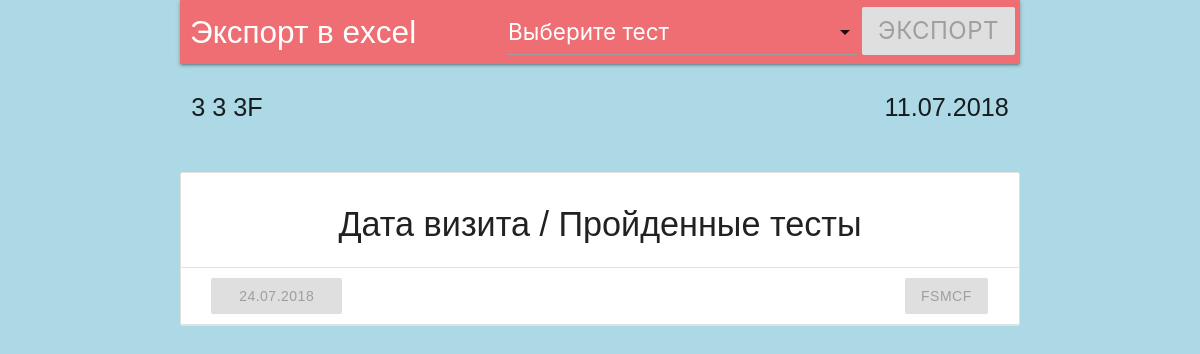
The page /patient/3 on the database as committed earlier.
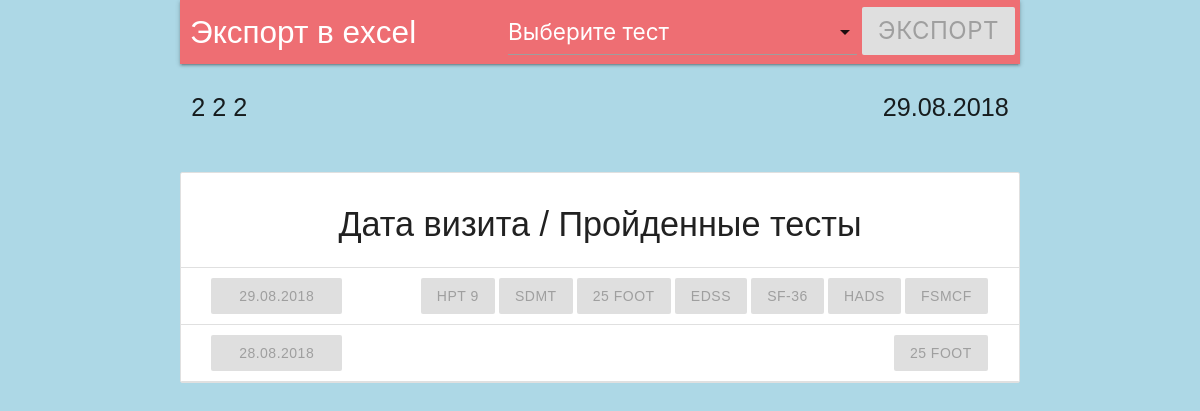
The same page on the database as committed later.
### models.py (models this page shows, shortened)
class Person(db.Model):
    __tablename__ = 'person'
    id = db.Column(db.Integer, primary_key=True)
    fname = db.Column(db.String(30), nullable=False)
    sname = db.Column(db.String(30), nullable=False)
    lname = db.Column(db.String(30), nullable=False)
    type = db.Column(db.String(50))
    __mapper_args__ = {
        'polymorphic_on' : type,
        'polymorphic_identity' : 'person'
    }

class Patient(Person):
    id = db.Column(db.Integer, db.ForeignKey('person.id'), primary_key=True)
    birth_date = db.Column(db.DateTime,default=None, nullable=False)
    sex = db.Column(db.Boolean, nullable=False)
    __mapper_args__ = {
        'polymorphic_identity':'patient'
    }

class Visit(db.Model):
    __tablename__ = 'visit'
    id = db.Column(db.Integer, primary_key=True)
    patient_id = db.Column(db.Integer, db.ForeignKey('patient.id'))
    doctor_id = db.Column(db.Integer, db.ForeignKey('patient.id'))
    visit_date = db.Column(db.DateTime, nullable=False, default=datetime.utcnow)

class BasicTest(db.Model):
    __tablename__ = 'basic_test'
    id = db.Column(db.Integer, primary_key=True)
    visit_id = db.Column(db.Integer, db.ForeignKey('visit.id'), nullable=False)
    screenshot_path = db.Column(db.String(), unique=True, nullable=False)
    type = db.Column(db.String(50))
    __mapper_args__ = {
        'polymorphic_identity' : 'basic_test',
        'polymorphic_on' : type
    }
    def __repr__(self):
        return 'Id: {0}, screen: {1}, type: {2}, visit_Id: {3}'.format(self.id, self.screenshot_path, self.type, self.visit_id)

class FSMC(BasicTest):
    __tablename__ = 'Fatigue Scale for Motor and Cognitive Functions (FSMCF)'
    id = db.Column(db.Integer, db.ForeignKey('basic_test.id'), primary_key=True)
    kog = db.Column(db.Integer)
    mot = db.Column(db.Integer)
    total = db.Column(db.Integer)
    __mapper_args__ = {
        'polymorphic_identity':'Fatigue Scale for Motor and Cognitive Functions (FSMCF)',
    }

class BasicTest(db.Model):
    __tablename__ = 'basic_test'
    id = db.Column(db.Integer, primary_key=True)
    visit_id = db.Column(db.Integer, db.ForeignKey('visit.id'), nullable=False)
    screenshot_path = db.Column(db.String(), unique=True, nullable=False)
    type = db.Column(db.String(50))
    __mapper_args__ = {
        'polymorphic_identity' : 'basic_test',
        'polymorphic_on' : type
    }
    def __repr__(self):
        return 'Id: {0}, screen: {1}, type: {2}, visit_Id: {3}'.format(self.id, self.screenshot_path, self.type, self.visit_id)

class HPT9(BasicTest):
    __tablename__ = 'HPT 9'
    id = db.Column(db.Integer, db.ForeignKey('basic_test.id'), primary_key=True)
    main_hand = db.Column(db.String(10))
    attempt_main_hand_1 = db.Column(db.Float)
    attempt_main_hand_2 = db.Column(db.Float)
    note_main = db.Column(db.Text)
    attempt_sec_hand_1 = db.Column(db.Float)
    attempt_sec_hand_2 = db.Column(db.Float)
    note_sec = db.Column(db.Text)
    __mapper_args__ = {
        'polymorphic_identity':'HPT 9',
    }

class MemoryTest(BasicTest):
    __tablename__ = 'Symbol Digit Modalities Test  (SDMT)'
    id = db.Column(db.Integer, db.ForeignKey('basic_test.id'), primary_key=True)
    memtest_all = db.Column(db.Float)
    memtest_correct = db.Column(db.Float)
    memtest_wrong = db.Column(db.Float)
    __mapper_args__ = {
        'polymorphic_identity':'Symbol Digit Modalities Test  (SDMT)',
    }

class Foot25(BasicTest):
    __tablename__ = '25 Foot'
    id = db.Column(db.Integer, db.ForeignKey('basic_test.id'), primary_key=True)
    foot25_try1 = db.Column(db.Float)
    foot25_try2 = db.Column(db.Float)
    foot25_tools = db.Column(db.String)
    foot25_addition = db.Column(db.Text)
    __mapper_args__ = {
        'polymorphic_identity':'25 Foot',
    }

class EDSS(BasicTest):
    __tablename__ = 'Expanded Disability Status Scale (EDSS)'
    id = db.Column(db.Integer, db.ForeignKey('basic_test.id'), primary_key=True)
    visual = db.Column(db.Float)
    brainstem = db.Column(db.Float)
    pyramidal = db.Column(db.Float)
    cerebellar = db.Column(db.Float)
    sensory = db.Column(db.Float)
    bowel_bladder = db.Column(db.Float)
    cerebral = db.Column(db.Float)
    ambulation_score = db.Column(db.Float)
    edss_step = db.Column(db.Float)
    __mapper_args__ = {
        'polymorphic_identity':'Expanded Disability Status Scale (EDSS)',
    }

class SF36(BasicTest):
    __tablename__ = 'SF-36'
    id = db.Column(db.Integer, db.ForeignKey('basic_test.id'), primary_key=True)
    PHC = db.Column(db.Float)
    MHC = db.Column(db.Float)
    __mapper_args__ = {
        'polymorphic_identity':'SF-36',
    }

class HADS(BasicTest):
    __tablename__ = 'Hospital Anxiety and Depression Scale (HADS)'
    id = db.Column(db.Integer, db.ForeignKey('basic_test.id'), primary_key=True)
    anxiety = db.Column(db.Integer)
    depression = db.Column(db.Integer)
    __mapper_args__ = {
        'polymorphic_identity':'Hospital Anxiety and Depression Scale (HADS)',
    }

### app.py (the view)
@app.route('/patient/<patient_id>', methods=['GET','POST'])
def patient_view(patient_id):
    unique_tests = set()
    patient = Patient.query.get(patient_id)
    visits = Visit.query.filter_by(patient_id = patient_id).all()
    visit_tests = []
    for visit in visits:
        tests = []
        tests.append(visit)
        tests.append(BasicTest.query.filter_by(visit_id = visit.id).all())
        for test in tests[1]:
            unique_tests.add(test.type)
        print(unique_tests)
        visit_tests.append(tests)
    print(visit_tests, unique_tests)
    return render_template("patient_view.html", visit_tests = visit_tests, patient = patient, unique_tests = unique_tests)

### app.py (called while the page is built)
@app.after_request
def add_header(r):
    r.headers["Cache-Control"] = "no-cache, no-store, must-revalidate"
    r.headers["Pragma"] = "no-cache"
    r.headers["Expires"] = "0"
    r.headers['Cache-Control'] = 'public, max-age=0'
    return r

### templates/patient_view.html (shortened to what this page needs)
{% extends "basic.html" %}
{% block title %}
  <link rel="stylesheet" type=text/css href="{{ url_for('static', filename='css/materialize/materialize.min.css')}}">
{% endblock %}
{% block body %}
    <div class="container">
      <nav>
        <div class="nav-wrapper">
          <a class="brand-logo excel-logo">Экспорт в excel</a>
          <ul class="right">
            <li>
              <div class="input-field col s3 test-select">
                </div>
            </li>
            <li>
                <button class="flow-text btn disabled export-btn">Экспорт</button>
            </li>
          </ul>
        </div>
      </nav>
      <div class="row">
        <p id="patient_name" class="flow-text left-align col s8">{{ patient.sname }} {{ patient.fname }} {{ patient.lname }}</p>
        <p id="patient_birth_date" class="flow-text right-align col s4">{{ patient.birth_date.strftime('%d.%m.%Y') }}</p>
      </div>
      <ul class="collection with-header">
        <li class="collection-header"><h4>Дата визита / Пройденные тесты</h4></li>
        {% for visit,tests in visit_tests %}
        <li class="collection-item" data-visit="{{ visit.id }}">
          <div class="row mb-0">
            <a class="col s2 left-align btn disabled">
              {{ visit.visit_date.strftime('%d.%m.%Y') }}
            </a>
            <div class="col s9 offset-s1 right-align">
              {% for test in tests %}
                <a class="btn disabled">{{ test.type.split("(")[-1].split(")")[0] }}<a>
              {% endfor %}
            </div>
          </div>
          {% endfor %}
        </li>
      </ul>
    </div>
{% endblock %}

Rows that differ between the two databases and show on the page:
changed Person: sname "3" → "2"; fname "3" → "2"; lname "3F" → "2"
changed Patient: birth_date "11.07.2018" → "29.08.2018"
changed Visit (number 1 of 2 on the later page): gains SF36 (type "SF-36"); visit_date "24.07.2018" → "29.08.2018"
added HPT9: type "HPT 9", shown under Visit (number 1 of 2 on the later page)
added MemoryTest: type "SDMT", shown under Visit (number 1 of 2 on the later page)
added Foot25: type "25 FOOT", shown under Visit (number 1 of 2 on the later page)
added EDSS: type "EDSS", shown under Visit (number 1 of 2 on the later page)
added HADS: type "HADS", shown under Visit (number 1 of 2 on the later page)
now on this page (row edited): Visit: visit_date "28.08.2018"
added Foot25: type "25 FOOT"
